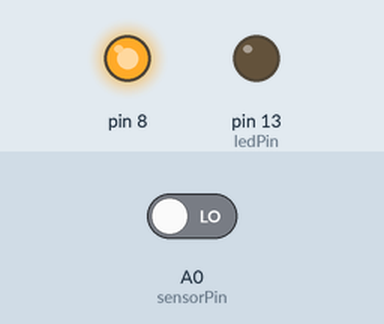
The sketch below on a simulated Arduino Uno, built with avr-gcc and run on an emulated ATmega328P. Parts: output pins drawn as LEDs (lit = HIGH). The inputs (shaded band) are chosen by the test bench; at power-on: A0 (sensorPin) LOW. What the sketch prints to the serial monitor is not drawn.

Above: at 1.2 s.
1.3 s: A0 (sensorPin) driven HIGH
At 2.0 s:
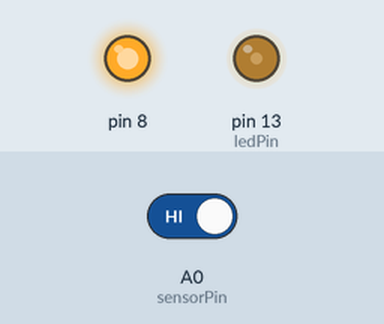
Timing chart, 0 to 4.3 s (numbered marks = the images above; inputs shaded):
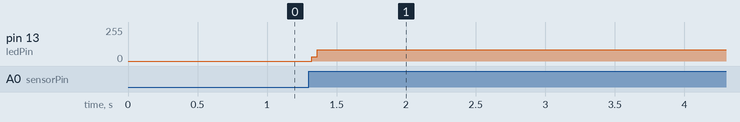

Measured:
- after the input at 1.3 s, pin 13 (ledPin): 0/255 → 84/255 at once

The sketch:

LaserPhotoresistorSW.ino
```cpp
int sensorPin = A0;    // select the input pin for the potentiometer
int ledPin = 13;      // select the pin for the LED
int sensorValue = 0;  // variable to store the value coming from the sensor

void setup() {
  pinMode(sensorPin, INPUT);
  pinMode(ledPin, OUTPUT);
  pinMode(8, OUTPUT);
  digitalWrite(8, HIGH);
  Serial.begin(9600);
   while (!Serial) {
    ; // wait for serial port to connect. Needed for native USB port only
  }
}

void loop() {
  // read the value from the sensor:
  sensorValue = digitalRead(sensorPin);
  Serial.println(sensorValue);
  // turn the ledPin on
  digitalWrite(ledPin, HIGH);
  // stop the program for <sensorValue> milliseconds:
  delay(sensorValue);
  // turn the ledPin off:
  digitalWrite(ledPin, LOW);
  // stop the program for for <sensorValue> milliseconds:
  delay(sensorValue);
}
```
